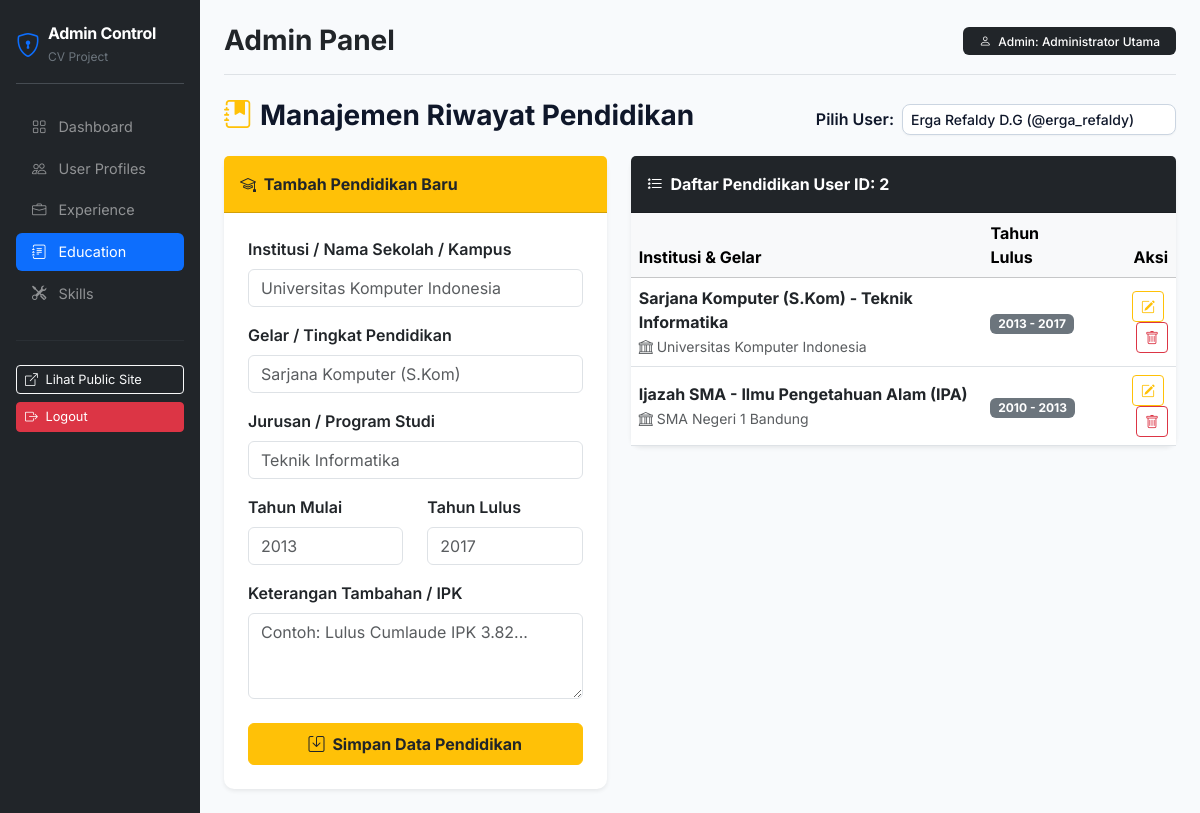
Page /admin/dashboard.php?page=education (signed in) on the committed database.
### tables this page shows
CREATE TABLE `education` (
  `id` INT AUTO_INCREMENT PRIMARY KEY,
  `user_id` INT NOT NULL,
  `school_name` VARCHAR(100) NOT NULL,
  `degree_obtained` VARCHAR(100) NOT NULL,
  `major` VARCHAR(100) DEFAULT NULL,
  `start_year` INT DEFAULT NULL,
  `graduation_year` INT DEFAULT NULL,
  `description` TEXT DEFAULT NULL,
  CONSTRAINT `fk_edu_users` FOREIGN KEY (`user_id`) REFERENCES `users`(`id`) ON DELETE CASCADE
);

### admin/includes/education_management.php (the view, shortened to what this page needs)
<?php
$selected_user_id = isset($_REQUEST['user_id']) ? (int)$_REQUEST['user_id'] : 2;
$edit_edu = null;
$users = [];
if ($db) {
    $res = $db->query("SELECT id, full_name, username FROM users ORDER BY id ASC");
    if ($res) {
        while ($r = $res->fetch_assoc()) {
            $users[] = $r;
        }
    }
}
$education_list = [];
if ($db) {
    $stmt = $db->prepare("SELECT * FROM education WHERE user_id = ? ORDER BY graduation_year DESC");
    $stmt->bind_param("i", $selected_user_id);
    $stmt->execute();
    $res = $stmt->get_result();
    while ($r = $res->fetch_assoc()) {
        $education_list[] = $r;
    }
}
?>
<div class="d-flex justify-content-between align-items-center mb-3">
    <h3 class="fw-bold"><i class="bi bi-journal-bookmark-fill text-warning me-2"></i>Manajemen Riwayat Pendidikan</h3>
    <form method="GET" action="dashboard.php" class="d-flex align-items-center gap-2">
        <label class="fw-semibold text-nowrap">Pilih User:</label>
        <select name="user_id" class="form-select form-select-sm" onchange="this.form.submit()">
            <?php foreach ($users as $u): ?>
                <option value="<?= $u['id'] ?>" <?= $u['id'] == $selected_user_id ? 'selected' : '' ?>>
                    <?= htmlspecialchars($u['full_name']) ?> (@<?= htmlspecialchars($u['username']) ?>)
                </option>
            <?php endforeach; ?>
        </select>
    </form>
</div>
<div class="row g-4">
    <div class="col-lg-5">
        <div class="card card-custom shadow-sm border-0">
            <div class="card-header bg-warning text-dark fw-bold py-3">
                <i class="bi bi-mortarboard me-1"></i> <?= $edit_edu ? 'Edit Pendidikan' : 'Tambah Pendidikan Baru' ?>
            </div>
            <div class="card-body p-4">
                <form method="POST" action="">
                    <div class="mb-3">
                        <label class="form-label fw-semibold">Institusi / Nama Sekolah / Kampus</label>
                        <input type="text" class="form-control" name="school_name" required value="<?= htmlspecialchars($edit_edu['school_name'] ?? '') ?>" placeholder="Universitas Komputer Indonesia">
                    </div>
                    <div class="mb-3">
                        <label class="form-label fw-semibold">Gelar / Tingkat Pendidikan</label>
                        <input type="text" class="form-control" name="degree_obtained" required value="<?= htmlspecialchars($edit_edu['degree_obtained'] ?? '') ?>" placeholder="Sarjana Komputer (S.Kom)">
                    </div>
                    <div class="mb-3">
                        <label class="form-label fw-semibold">Jurusan / Program Studi</label>
                        <input type="text" class="form-control" name="major" value="<?= htmlspecialchars($edit_edu['major'] ?? '') ?>" placeholder="Teknik Informatika">
                    </div>
                    <div class="row mb-3">
                        <div class="col-md-6">
                            <label class="form-label fw-semibold">Tahun Mulai</label>
                            <input type="number" class="form-control" name="start_year" value="<?= htmlspecialchars($edit_edu['start_year'] ?? '') ?>" placeholder="2013">
                        </div>
                        <div class="col-md-6">
                            <label class="form-label fw-semibold">Tahun Lulus</label>
                            <input type="number" class="form-control" name="graduation_year" value="<?= htmlspecialchars($edit_edu['graduation_year'] ?? '') ?>" placeholder="2017">
                        </div>
                    </div>
                    <div class="mb-4">
                        <label class="form-label fw-semibold">Keterangan Tambahan / IPK</label>
                        <textarea class="form-control" name="description" rows="3" placeholder="Contoh: Lulus Cumlaude IPK 3.82..."><?= htmlspecialchars($edit_edu['description'] ?? '') ?></textarea>
                    </div>
                    <button type="submit" class="btn btn-warning w-100 py-2 fw-bold text-dark">
                        <i class="bi bi-save me-1"></i> Simpan Data Pendidikan
                    </button>
                </form>
            </div>
        </div>
    </div>
    <div class="col-lg-7">
        <div class="card card-custom shadow-sm border-0">
            <div class="card-header bg-dark text-white fw-bold py-3">
                <i class="bi bi-list-stars me-1"></i> Daftar Pendidikan User ID: <?= $selected_user_id ?>
            </div>
            <div class="card-body p-0">
                <div class="table-responsive">
                    <table class="table table-hover align-middle mb-0">
                        <thead class="table-light">
                            <tr>
                                <th>Institusi & Gelar</th>
                                <th>Tahun Lulus</th>
                                <th class="text-end">Aksi</th>
                            </tr>
                        </thead>
                        <tbody>
                            <?php if (!empty($education_list)): ?>
                                <?php foreach ($education_list as $edu): ?>
                                    <tr>
                                        <td>
                                            <div class="fw-bold text-dark"><?= htmlspecialchars($edu['degree_obtained']) ?> - <?= htmlspecialchars($edu['major'] ?? '') ?></div>
                                            <small class="text-muted"><i class="bi bi-bank me-1"></i><?= htmlspecialchars($edu['school_name']) ?></small>
                                        </td>
                                        <td>
                                            <span class="badge bg-secondary">
                                                <?= htmlspecialchars($edu['start_year'] ?? '') ?> - <?= htmlspecialchars($edu['graduation_year'] ?? 'Selesai') ?>
                                            </span>
                                        </td>
                                        <td class="text-end">
                                            <a href="dashboard.php?page=education&user_id=<?= $selected_user_id ?>&edit_edu_id=<?= $edu['id'] ?>" class="btn btn-sm btn-outline-warning me-1">
                                                <i class="bi bi-pencil-square"></i>
                                            </a>
                                            <form method="POST" action="" class="d-inline" onsubmit="return confirm('Hapus data pendidikan ini?');">
                                                <button type="submit" class="btn btn-sm btn-outline-danger">
                                                    <i class="bi bi-trash"></i>
                                                </button>
                                            </form>
                                        </td>
                                    </tr>
                                <?php endforeach; ?>
                            <?php else: ?>
                                <tr>
                                    <td colspan="3" class="text-center py-4 text-muted">Belum ada data pendidikan untuk user ini.</td>
                                </tr>
                            <?php endif; ?>
                        </tbody>
                    </table>
                </div>
            </div>
        </div>
    </div>
</div>

### admin/dashboard.php (style rules this page uses)
body { font-family: 'Inter', sans-serif; background-color: #f8fafc; color: #0f172a; }
.card-custom { background: #ffffff; border: 1px solid #e2e8f0; border-radius: 10px; box-shadow: 0 2px 8px rgba(0,0,0,0.02); }
.form-select, .form-select-sm, .form-select-lg { appearance: none; -webkit-appearance: none; -moz-appearance: none; background-color: #ffffff !important; background-repeat: no-repeat !important; background-position: right 1rem center !important; background-size: 14px 12px !important; border: 1px solid #cbd5e1 !important; border-radius: 8px !important; padding-right: 40px !important; font-family: 'Inter', sans-serif !important; font-weight: 500 !important; color: #0f172a !important; transition: all 0.2s ease-in-out !important; cursor: pointer !important; box-shadow: 0 1px 2px rgba(0, 0, 0, 0.04) !important; }
.form-select option { padding: 10px 14px; background-color: #ffffff !important; color: #0f172a !important; font-size: 0.92rem; font-weight: 500; }

### rows in the picture
education: degree_obtained "Sarjana Komputer (S.Kom)", major "Teknik Informatika", school_name "Universitas Komputer Indonesia", start_year "2013", graduation_year "2017"
education: degree_obtained "Ijazah SMA", major "Ilmu Pengetahuan Alam (IPA)", school_name "SMA Negeri 1 Bandung", start_year "2010", graduation_year "2013"

### other values in the picture
$_SESSION['full_name'] "Administrator Utama"
$selected_user_id "2"
form field user_id "Erga Refaldy D.G (@erga_refaldy)"
